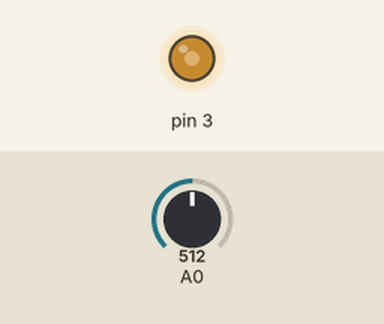
A sketch run on a simulated Arduino Uno, built with avr-gcc and run on an emulated ATmega328P. On the bench: output pins drawn as LEDs (lit = HIGH). Inputs (shaded band) come from the test bench; at power-on: A0 = 512.

Above: at 1.2 s.
1.3 s: A0 set to 716
At 2.1 s:
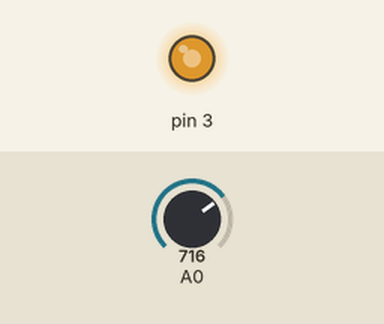
2.8 s: A0 set to 900
At 3.2 s:
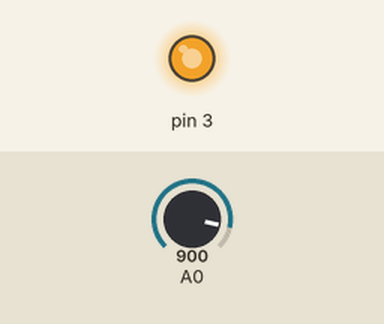
4.3 s: A0 set to 122
At 5.5 s:
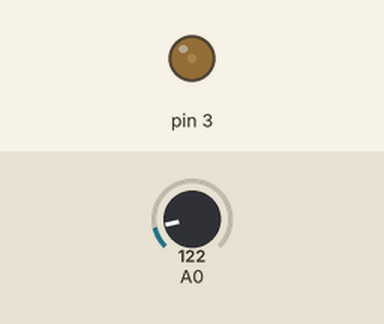
5.8 s: A0 set to 0
At 6.7 s:
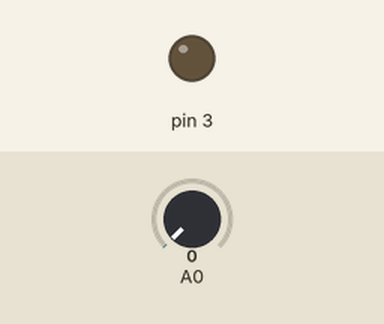
Timing chart, 0 to 8.3 s (numbered marks = the images above; inputs shaded):
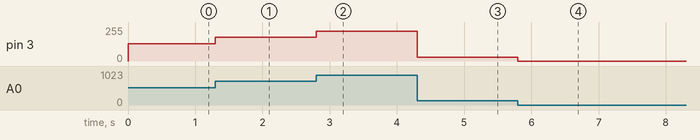

Measured:
- after the input at 1.3 s, pin 3: 128/255 → 179/255 at once
- after the input at 2.8 s, pin 3: 179/255 → 225/255 at once
- after the input at 4.3 s, pin 3: 225/255 → 30/255 at once
- after the input at 5.8 s, pin 3: 30/255 → 0/255 at once

The sketch:

exp_2b.ino
```cpp
float ip;
float op;

void setup()
{
  pinMode(3, OUTPUT);
  pinMode(A0,INPUT);
  Serial.begin(9600);

}

void loop()
{
  ip = analogRead(A0);
  op = ip/4;
  analogWrite(3,op);

}
```
